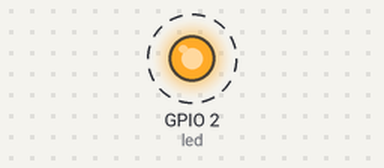
Bench run of a program on a simulated ESP32 board running MicroPython. Shown: output pins drawn as LEDs (lit = HIGH). Dashed ring = blinking. What the program prints to the serial console is not drawn.

Above: at 0.5 s.
Timing chart, 0 to 4.6 s (numbered marks = the images above):
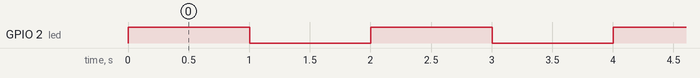

Measured:
- by itself, GPIO 2 (led): alternates HIGH for 1.0 s and LOW for 1.0 s

The program:

main.py
```python
"""
Parpadeo de LED - ESP32 con MicroPython
=======================================
Tu segundo proyecto: ahora con un microcontrolador diferente

¿QUÉS ES ESTO?
El mismo proyecto del LED parpadeante, pero ahora usamos el ESP32 en lugar
del Raspberry Pi Pico. Verás que es muy similar, ¡solo cambia el pin!

Hardware: ESP32 DevKit V1 (la placa azul con antenita WiFi)
Plataforma: Wokwi
Componentes:
  • 1 LED rojo
  • 1 resistor de 220Ω (protege el LED)

📌 CONEXIONES FÍSICAS:
─────────────────────────────────────────────────────────
  GPIO 2 (ESP32) ───────► ÁNODO del LED (patita larga)
  CÁTODO del LED ──► Resistor 220Ω ──► GND (ESP32)

  ¿Por qué GPIO 2? Porque es el pin del LED integrado (azul) en la placa.
  Aunque usamos un LED externo, usamos el mismo pin para mantenerlo simple.

Lenguaje: MicroPython
"""

# ═══════════════════════════════════════════════════════════════════════════
# EXPLICACIÓN DEL CÓDIGO
# ═══════════════════════════════════════════════════════════════════════════

from machine import Pin
import time

# ─────────────────────────────────────────────────────────────────────────
# CONFIGURACIÓN DEL LED
# ─────────────────────────────────────────────────────────────────────────
# GPIO 2: En el ESP32, este pin está conectado al LED azul integrado
# También funciona perfectamente para controlar un LED externo
led = Pin(2, Pin.OUT)

# Mensaje inicial con formato bonito
print("=" * 50)
print("🌟 EJEMPLO: Parpadeo de LED con ESP32")
print("   Pin GPIO 2 configurado como salida")
print("   El LED parpadeará cada 1 segundo")
print("=" * 50)

# Bucle principal con contador
contador = 0
while True:
    led.value(1)  # Encender LED (3.3V)
    print(f"[{contador:02d}] 🔴 LED ENCENDIDO")
    time.sleep(1)

    led.value(0)  # Apagar LED (0V)
    print(f"[{contador:02d}] ⚫ LED APAGADO")
    time.sleep(1)

    contador += 1  # Incrementar contador cada ciclo
```
